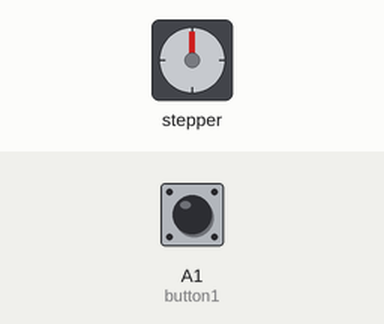
A sketch run on a simulated Arduino Uno, built with avr-gcc and run on an emulated ATmega328P. Parts: stepper motor. The inputs (shaded band) are chosen by the test bench; at power-on: A1 (button1) HIGH. Stepper angles assume 4096 steps per turn.

Above: at 1.2 s.
1.3 s: A1 (button1) pulled LOW for 0.15 s
At 2.35 s:
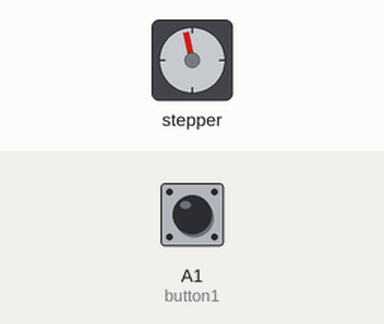
4.3 s: A1 (button1) pulled LOW for 1 s
At 6.3 s:
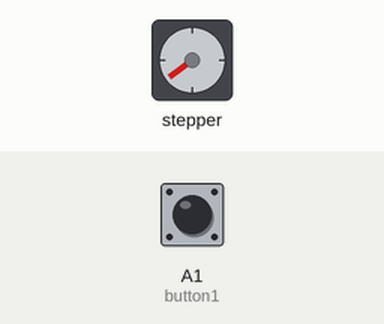
6.8 s: A1 (button1) pulled LOW for 0.15 s
At 8.15 s:
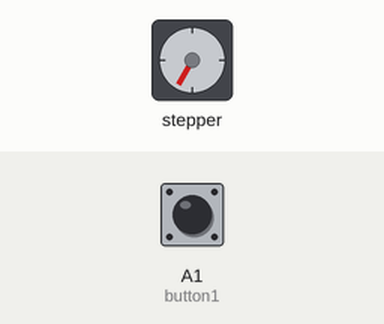
12.9 s: A1 (button1) pulled LOW for 3.2 s
At 14.5 s:
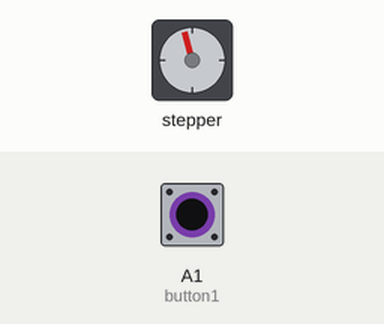
Timing chart, 0 to 16.0 s (numbered marks = the images above; inputs shaded):
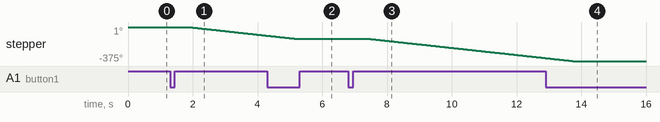

Measured:
- after the input at 1.3 s, stepper: keeps turning counter-clockwise at about 39°/s, starting after 0.60 s
- after the input at 4.3 s, stepper: goes on until 5.1 s, then stays -127°
- after the input at 6.8 s, stepper: keeps turning counter-clockwise at about 39°/s, starting after 0.60 s
- after the input at 12.9 s, stepper: goes on until 13.7 s, then stays -375°

The sketch:

Barn-Door-Tracker-AccelStepper.ino
```cpp
#include <CheapStepper.h>	//Include the 28BYJ-48 driver library
#include <OneButton.h>	//Include the button monitoring library

//Turn on serial monitoring for debugging.
#define debug 	false

/**Declare our stepper and set the digital output pins:
 *	Arduino pin <--> pins on ULN2003 board:
 *			3 	<--> IN1
 *			4 	<--> IN2
 *			5 	<--> IN3
 *			6 	<--> IN4
 */
CheapStepper stepper (3,4,5,6);


/**Speed definition:
 *4075 - 5000 steps per full revolution (approximately).
 *Using the calibration dial, determine your exact steps, https://www.thingiverse.com/thing:2007795
 *There are three different versions of the little stepper of gear ratio so just test and time this.
 *Set the number of steps for your version of the motor by uncommenting the appropriate line, below.
 */
#define stepsPerRevolution		4096	//internal gear ratio is 64:1 (advertised)
//#define stepsPerRevolution	4075	//internal gear ratio is 63.68395:1 (measured on some units)


/**Delay Calculation:
 *We want 1.09 turns of the big gear in 60 seconds.
 *Gear ratio is 4.3:1
 *Delay in microseconds between steps with CheapStepper is 8.8838
 *So...
 */
float stepsDelayMicroscondsDecimal = ((stepsPerRevolution * 4.3 * 1.09) / 8.8838);
//Drop the decimal, any remainder is going to be insignificant for the small variations on these motors.
int   stepsDelayMicrosconds = stepsDelayMicroscondsDecimal;


/**On/Off/Reverse Switching:
 *A button will change the state of the tracker:
 *Short Click 	--> 	Turn the machine On, Clockwise by default.
 *Double Click 	-->		Clockwise, Counter-Clockwise
 *Long Press 	-->		Turn the machine Off.
 *Let's create a boolean array to save the power and direction of our rotation
 *We want the large gear to turn clockwise to raise the platform by default...
 *So the motor gear should turn counter-clockwise by default.
 *If it goes wrong way on startup, make the second default value "true" instead
 */
bool machineState[] = {false, false};	//machineState[power, direction] --> [Off, Counter-Clockwise]

// Setup a new OneButton on pin A1.
OneButton button1 (A1, true);

void setup() {
	if (debug) {
		//Print stepper calculation to the monitor for testing and validation.
		Serial.begin(9600);
		Serial.print("Delay of ");
		Serial.print(stepsDelayMicrosconds); // get delay between steps for set RPM
		Serial.print(" microseconds between steps");
		Serial.println();
	}

	// link the button1 functions.
	button1.attachClick(button1Click);
	button1.attachDoubleClick(button1DoubleClick);
	button1.attachLongPressStart(button1LongPress); //Runs once when a long press is detected.
}

void loop() {
	//Keep watching the push buttons.
	button1.tick();

	if (machineState[0]) { //First parameter is true, drive the motor.
		stepper.step(machineState[1]);
		delayMicroseconds(stepsDelayMicrosconds);
	}
}


/**
 * Callback functions for the OneButton monitoring.
 */

void button1Click() {
	if (debug) {
		Serial.println("Button 1 Clicked - Turning machine on.");
	}

	machineState[0] = true;  //turn the machine on.
}

void button1DoubleClick() {
	if (debug) {
		Serial.println("Button 1 Double Clicked - Reversing direction.");
	}

	machineState[1] = !machineState[1];  //invert second parameter, clockwise, counter-clockwise boolean.
}

void button1LongPress() {
	if (debug) {
		Serial.println("Button 1 Long Pressed - Turning machine off.");
	}

	machineState[0] = false;  //turn the machine off.
	machineState[1] = false;  //reset default rotation to counterclockwise.
}
```
